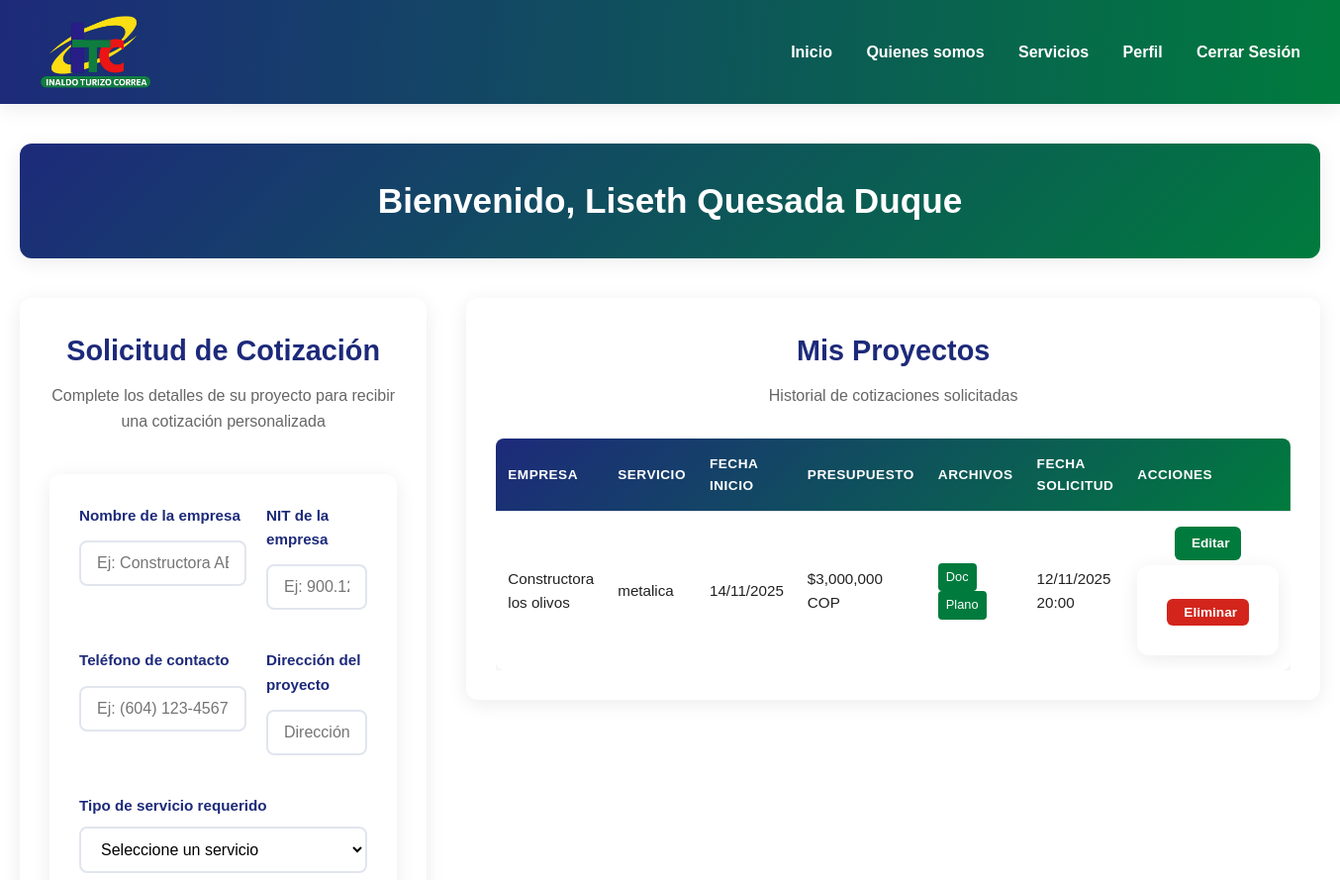
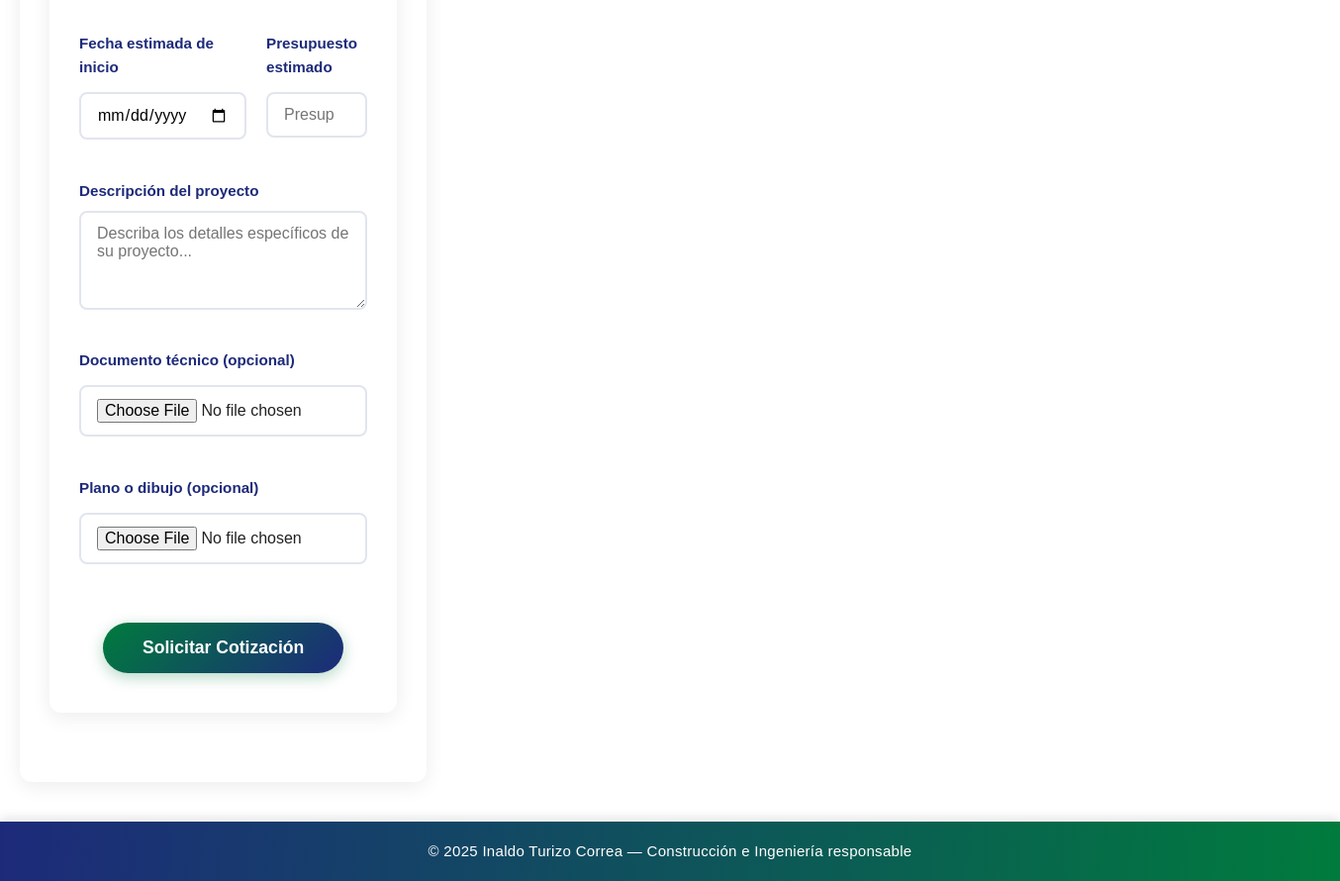
/user (signed in), run on the app's committed database (2 pictures, top to bottom).
### app.py (models this page shows)
class User(UserMixin, db.Model):
    id = db.Column(db.Integer, primary_key=True)
    nombre = db.Column(db.String(100), nullable=False)
    email = db.Column(db.String(100), unique=True, nullable=False)
    password = db.Column(db.String(200), nullable=False)
    rol = db.Column(db.String(20), nullable=False, default='usuario')
    proyectos = db.relationship('Proyecto', backref='usuario', lazy=True)

class Proyecto(db.Model):
    id = db.Column(db.Integer, primary_key=True)
    nombre_empresa = db.Column(db.String(100), nullable=False)
    nit_empresa = db.Column(db.String(20), nullable=False)
    telefono = db.Column(db.String(20), nullable=False)
    direccion = db.Column(db.String(200), nullable=False)
    servicio = db.Column(db.String(50), nullable=False)
    fecha = db.Column(db.Date, nullable=False)
    presupuesto = db.Column(db.Float, nullable=False)
    descripcion = db.Column(db.Text, nullable=False)
    archivo_tecnico = db.Column(db.String(200))  # Ruta del archivo subido
    plano = db.Column(db.String(200))  # Ruta del plano subido
    user_id = db.Column(db.Integer, db.ForeignKey('user.id'), nullable=False)
    fecha_creacion = db.Column(db.DateTime, default=db.func.current_timestamp())

### app.py (the view)
@app.route('/user')
@login_required
def user_dashboard():
    if current_user.rol == 'admin':
        return redirect(url_for('admin_dashboard'))
    proyectos = Proyecto.query.filter_by(user_id=current_user.id).all()
    return render_template('user_dashboard.html', proyectos=proyectos)

### app.py (called while the page is built)
@login_manager.user_loader
def load_user(user_id):
    return User.query.get(int(user_id))

### templates/user_dashboard.html (shortened to what this page needs)
{% extends "base.html" %}
{% block content %}
<div class="dashboard-container">
    <section class="dashboard-header">
        <div class="welcome-card">
            <h1>Bienvenido, {{ current_user.nombre }}</h1>
        </div>
    </section>
    <section>
        <div class="dashboard-grid">
            <section class="cotizacion-panel">
                <div class="form-card">
                    {% if proyecto_editar %}
                    <h2>Editar Proyecto</h2>
                    <p class="form-subtitle">Modifica los detalles de tu proyecto</p>
                    {% else %}
                    <h2>Solicitud de Cotización</h2>
                    <p class="form-subtitle">Complete los detalles de su proyecto para recibir una cotización
                        personalizada
                    </p>
                    {% endif %}
                    <form
                        action="{% if proyecto_editar %}{{ url_for('editar_proyecto', proyecto_id=proyecto_editar.id) }}{% else %}{{ url_for('cotizacion') }}{% endif %}"
                        method="POST" enctype="multipart/form-data" class="cotizacion-form">
                        <div class="form-grid">
                            <div class="form-group">
                                <label>Nombre de la empresa</label>
                                <input type="text" name="nombre_empresa"
                                    value="{% if proyecto_editar %}{{ proyecto_editar.nombre_empresa }}{% endif %}"
                                    required placeholder="Ej: Constructora ABC S.A.S">
                            </div>
                            <div class="form-group">
                                <label>NIT de la empresa</label>
                                <input type="text" name="nit_empresa"
                                    value="{% if proyecto_editar %}{{ proyecto_editar.nit_empresa }}{% endif %}"
                                    required placeholder="Ej: 900.123.456-7">
                            </div>
                            <div class="form-group">
                                <label>Teléfono de contacto</label>
                                <input type="tel" name="telefono"
                                    value="{% if proyecto_editar %}{{ proyecto_editar.telefono }}{% endif %}" required
                                    placeholder="Ej: (604) 123-4567">
                            </div>
                            <div class="form-group">
                                <label>Dirección del proyecto</label>
                                <input type="text" name="direccion"
                                    value="{% if proyecto_editar %}{{ proyecto_editar.direccion }}{% endif %}" required
                                    placeholder="Dirección completa del proyecto">
                            </div>
                            <div class="form-group full-width">
                                <label>Tipo de servicio requerido</label>
                                <select name="servicio" required>
                                    <option value="">Seleccione un servicio</option>
                                </select>
                            </div>
                            <div class="form-group">
                                <label>Fecha estimada de inicio</label>
                                <input type="date" name="fecha"
                                    value="{% if proyecto_editar %}{{ proyecto_editar.fecha.strftime('%Y-%m-%d') }}{% endif %}"
                                    required>
                            </div>
                            <div class="form-group">
                                <label>Presupuesto estimado</label>
                                <input type="number" name="presupuesto"
                                    value="{% if proyecto_editar %}{{ proyecto_editar.presupuesto }}{% endif %}"
                                    placeholder="Presupuesto en COP" required>
                            </div>
                            <div class="form-group full-width">
                                <label>Descripción del proyecto</label>
                                <textarea name="descripcion" rows="4"
                                    placeholder="Describa los detalles específicos de su proyecto..."
                                    required>{% if proyecto_editar %}{{ proyecto_editar.descripcion }}{% endif %}</textarea>
                            </div>
                            <div class="form-group full-width">
                                <label>Documento técnico (opcional)</label>
                                <input type="file" name="archivo_tecnico" accept=".pdf,.doc,.docx,.xls,.xlsx">
                            </div>
                            <div class="form-group full-width">
                                <label>Plano o dibujo (opcional)</label>
                                <input type="file" name="plano" accept=".pdf,.jpg,.jpeg,.png,.dwg">
                            </div>
                        </div>
                        <div class="form-footer">
                            {% if proyecto_editar %}
                            <button type="submit" class="btn btn-cotizar">Actualizar Proyecto</button>
                            <a href="{{ url_for('user_dashboard') }}" class="btn btn-sec"
                                style="margin-left: 10px;">Cancelar</a>
                            {% else %}
                            <button type="submit" class="btn btn-cotizar">Solicitar Cotización</button>
                            {% endif %}
                        </div>
                    </form>
                </div>
            </section>
            <section class="proyectos-panel">
                <div class="proyectos-card">
                    <h2>Mis Proyectos</h2>
                    <p class="form-subtitle">Historial de cotizaciones solicitadas</p>
                    {% if proyectos %}
                    <div class="proyectos-table-container">
                        <table class="proyectos-table">
                            <thead>
                                <tr>
                                    <th>Empresa</th>
                                    <th>Servicio</th>
                                    <th>Fecha Inicio</th>
                                    <th>Presupuesto</th>
                                    <th>Archivos</th>
                                    <th>Fecha Solicitud</th>
                                    <th>Acciones</th>
                                </tr>
                            </thead>
                            <tbody>
                                {% for proyecto in proyectos %}
                                <tr>
                                    <td>{{ proyecto.nombre_empresa }}</td>
                                    <td>{{ proyecto.servicio }}</td>
                                    <td>{{ proyecto.fecha.strftime('%d/%m/%Y') }}</td>
                                    <td>${{ "{:,.0f}".format(proyecto.presupuesto) }} COP</td>
                                    <td>
                                        {% if proyecto.archivo_tecnico %}
                                        <a href="{{ url_for('download_file', filename=proyecto.archivo_tecnico) }}"
                                            class="file-link" download>Doc</a>
                                        {% endif %}
                                        {% if proyecto.plano %}
                                        <a href="{{ url_for('download_file', filename=proyecto.plano) }}"
                                            class="file-link" download>Plano</a>
                                        {% endif %}
                                    </td>
                                    <td>{{ proyecto.fecha_creacion.strftime('%d/%m/%Y %H:%M') }}</td>
                                    <td>
                                        <div class="action-buttons">
                                            <div class="action-column">
                                                <a href="{{ url_for('editar_proyecto', proyecto_id=proyecto.id) }}"
                                                    class="btn-action btn-edit" title="Editar">
                                                     Editar
                                                </a>
                                                <form method="POST"
                                                    action="{{ url_for('eliminar_proyecto', proyecto_id=proyecto.id) }}"
                                                    class="delete-form"
                                                    onsubmit="return confirm('¿Estás seguro de que deseas eliminar este proyecto?');">
                                                    <button type="submit" class="btn-action btn-delete"
                                                        title="Eliminar">
                                                         Eliminar
                                                    </button>
                                                </form>
                                            </div>
                                        </div>
                                    </td>
                                </tr>
                                {% endfor %}
                            </tbody>
                        </table>
                    </div>
                    {% else %}
                    <p>No has solicitado cotizaciones aún.</p>
                    {% endif %}
                </div>
            </section>
        </div>
</div>
<footer class="footer-bar">
    <p>© 2025 Inaldo Turizo Correa — Construcción e Ingeniería responsable</p>
</footer>
{% endblock %}

### data on the page
User: nombre "Liseth Quesada Duque"
Proyecto: nombre_empresa "Constructora los olivos", servicio "metalica", fecha "14/11/2025", presupuesto "3,000,000", fecha_creacion "12/11/2025 20:00"
